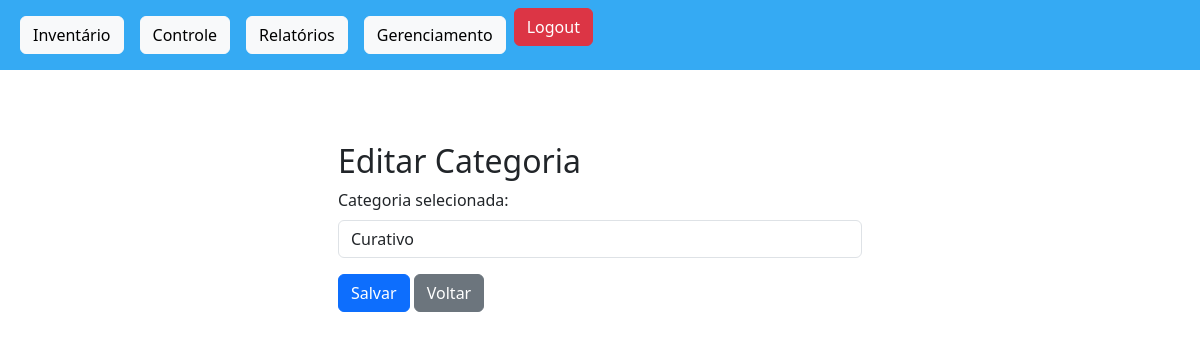
/teladeeditcat.php?id_cat=29, run on an earlier commit of the app's database.
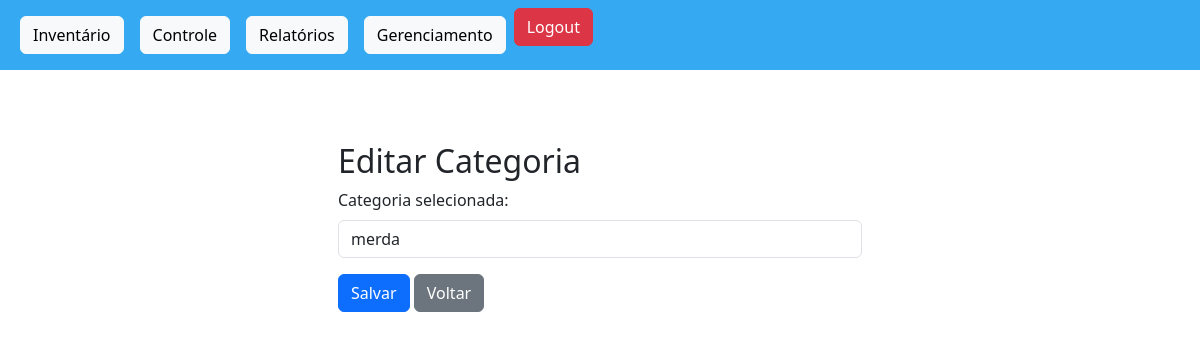
And on a later commit of the database.
### tables this page shows
CREATE TABLE `categoria` (
  `id_cat` int(9) NOT NULL,
  `nome_cat` varchar(40) NOT NULL,
  `situacao_cat` int(1) NOT NULL
);

### teladeeditcat.php (the view, shortened to what this page needs)
<!DOCTYPE html>
<html lang="en">
<head>
    <link rel="stylesheet" href="https://cdn.jsdelivr.net/npm/bootstrap@5.3.3/dist/css/bootstrap.min.css
    ">
    <?php include "conn.php"; ?>
    <link rel="stylesheet" href="teladelogin.css">
</head>
<body>
<nav class="navbar navbar-expand-lg minha-navbar">
  <div class="container-fluid">
    <div class="collapse navbar-collapse" id="navbarNav">
      <ul class="navbar-nav">
        <li class="nav-item">
          <a class="nav-link active" aria-current="page" href="invertario.php">
            <button type="button" class="btn btn-light">Inventário</button>
          </a>
        </li>
        <li class="nav-item">
          <a class="nav-link" href="teladealerta.php">
            <button type="button" class="btn btn-light">Controle</button>
          </a>
        </li>
        <li class="nav-item">
              <a class="nav-link" href="teladerelatorio.php">
            <button type="button" class="btn btn-light">Relatórios</button>
          </a>
        </li>
        <li class="nav-item">
            <a class="nav-link" href="teladeselecaocad.html">
              <button type="button" class="btn btn-light">Gerenciamento</button>
            </a>
          </li>
          <li>
              <a>
                <button class="btn btn-danger" onclick="location.href='logout.php'">Logout</button>
              </a>
            </li>
      </ul>
    </div>
  </div>
</nav>
<?php
if (isset($_GET['id_cat'])) {
    $id_cat = $_GET['id_cat'];
    $query = $conn->prepare("SELECT nome_cat FROM categoria WHERE id_cat = :id_cat");
    $query->bindValue(":id_cat", $id_cat);
    $query->execute();
    $categoria = $query->fetch();
    if ($categoria) {
        ?>
        <div class="centro">
            <div class="caixa">
                <div class="row">
                    <h2>Editar Categoria</h2>
                    <form action="teladeeditcat.php?id_cat=<?php echo $id_cat; ?>" method="POST">
                        <div class="mb-3">
                            <label for="nome_categoria" class="form-label">Categoria selecionada:</label>
                            <input type="text" name="nome_categoria" id="nome_categoria" class="form-control"
                                   value="<?php echo htmlspecialchars($categoria['nome_cat']); ?>" required />
                        </div>
                        <input type="submit" name="salvar" value="Salvar" class="btn btn-primary" />
                        <a href="teladecat.php" class="btn btn-secondary">Voltar</a>
                    </form>
                </div>
            </div>
        </div>
        <?php
          } else {
              echo "<div class='alert alert-danger'>Categoria não encontrada.</div>";
          }
          } else {
              echo "<div class='alert alert-danger'>ID da categoria não especificado.</div>";
          }
          ?>
</body>
</html>
</body>

What changed in the data, as far as the page shows it:
changed categoria: nome_categoria "Curativo" → "merda"
